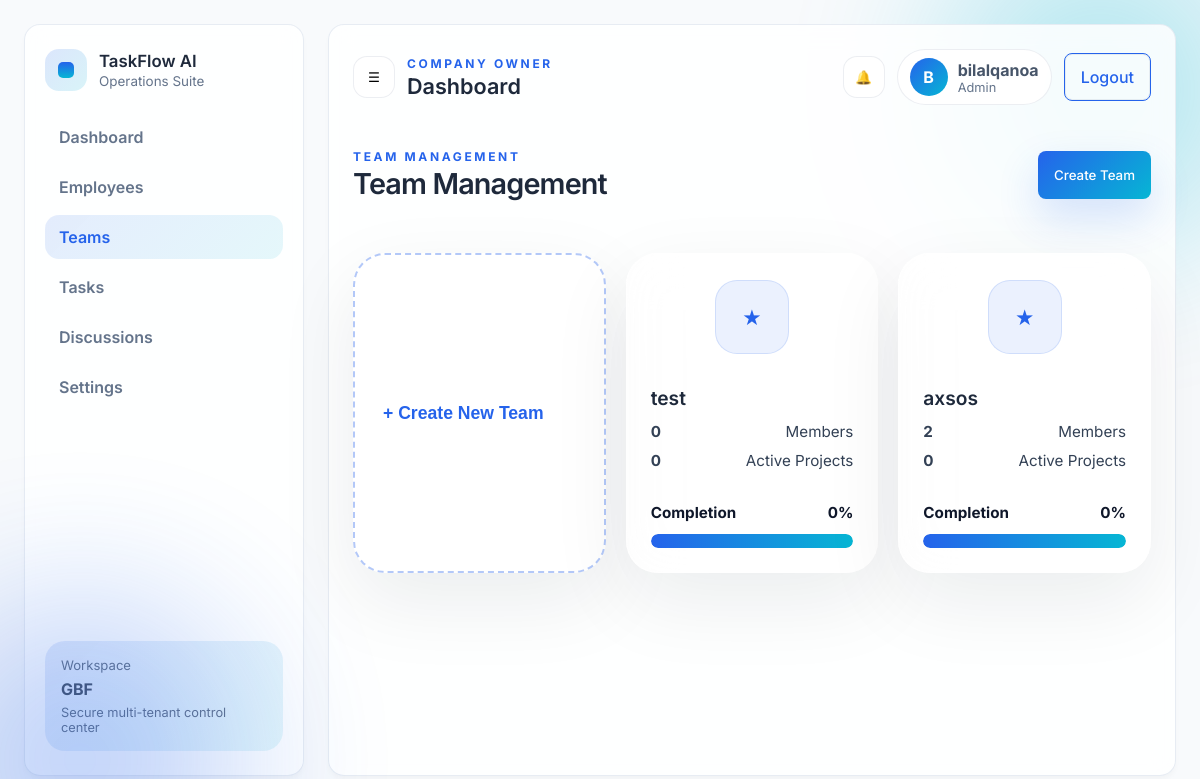
The page /dashboard/teams/ (signed in) on the database its author committed.
### companies/models.py (models this page shows, shortened)
class Company(models.Model):
    owner = models.OneToOneField(
        'accounts.User',
        on_delete=models.CASCADE,
        related_name='owned_company'
    )
    name = models.CharField(max_length=255)
    description = models.TextField(blank=True)
    logo = models.ImageField(upload_to='company_logos/', null=True, blank=True)
    website = models.URLField(blank=True)
    phone = models.CharField(max_length=30, blank=True)
    address = models.CharField(max_length=255, blank=True)
    created_at = models.DateTimeField(auto_now_add=True)
    class Meta:
        ordering = ['-created_at']

class Team(models.Model):
    name = models.CharField(max_length=255)
    company = models.ForeignKey(
        Company,
        on_delete=models.CASCADE,
        related_name='teams',
    )
    team_leader = models.ForeignKey(
        User,
        on_delete=models.SET_NULL,
        null=True,
        blank=True,
        related_name='led_teams',
    )
    members = models.ManyToManyField(
        User,
        through='TeamMembership',
        related_name='teams',
        blank=True,
    )
    created_at = models.DateTimeField(auto_now_add=True)
    class Meta:
        ordering = ['-created_at']

### accounts/models.py (models this page shows, shortened)
class User(AbstractUser):
    ROLE_CHOICES = [
        ('company', 'Company Owner'),
        ('team_leader', 'Team Leader'),
        ('member', 'Member'),
    ]
    INVITATION_STATUS_CHOICES = [
        ('pending', 'Pending'),
        ('active', 'Active'),
    ]
    role = models.CharField(max_length=20, choices=ROLE_CHOICES)
    job_title = models.CharField(max_length=120, blank=True, default='')
    invitation_status = models.CharField(
        max_length=20,
        choices=INVITATION_STATUS_CHOICES,
        default='active',
    )
    company = models.ForeignKey(
        'companies.Company',
        on_delete=models.SET_NULL,
        null=True,
        blank=True,
        related_name='users'
    )

### dashboard/views.py (the view)
# urls.py: path('teams/', views.TeamsListView.as_view(), name='teams'),
class TeamsListView(LoginRequiredMixin, ListView):
    model = Team
    template_name = 'dashboard/teams.html'
    context_object_name = 'teams'
    login_url = 'accounts:login'
    def dispatch(self, request, *args, **kwargs):
        team_leader_redirect = _redirect_team_leader(request, 'teams')
        if team_leader_redirect:
            return team_leader_redirect
        if not getattr(request.user, 'owned_company', None) and not getattr(request.user, 'company', None):
            return redirect('accounts:profile')
        return super().dispatch(request, *args, **kwargs)
    def get_queryset(self):
        company = getattr(self.request.user, 'owned_company', None) or getattr(self.request.user, 'company', None)
        if not company:
            return Team.objects.none()
        return (
            Team.objects.filter(company=company)
            .select_related('company', 'team_leader')
            .prefetch_related('members')
            .annotate(
                member_count=Count('members', distinct=True),
                active_projects_count=Value(0, output_field=IntegerField()),
            )
            .order_by('-created_at')
        )
    def get_context_data(self, **kwargs):
        context = super().get_context_data(**kwargs)
        company = getattr(self.request.user, 'owned_company', None) or getattr(self.request.user, 'company', None)
        form = kwargs.pop('form', None)
        if form is None:
            form = TeamNameForm()
        context.update({
            'company': company,
            'user': self.request.user,
            'form': form,
        })
        return context

### dashboard/views.py (called while the page is built, shortened)
def _redirect_team_leader(request, section='dashboard'):
    if getattr(request.user, 'role', None) != 'team_leader':
        return None

### templates/dashboard/teams.html (shortened to what this page needs)
{% extends 'dashboard/base.html' %}
{% load static %}
{% block content %}
<section class="teams-hero">
    <div>
        <p class="eyebrow">Team Management</p>
        <h1>Team Management</h1>
    </div>
    <div class="hero-actions">
        <button type="button" class="button-primary open-create-team-modal">Create Team</button>
    </div>
</section>
{% if teams %}
<section class="teams-grid">
    <article class="create-team-card">
        <button type="button" class="open-create-team-modal">+ Create New Team</button>
    </article>
    {% for team in teams %}
    <a href="{% url 'dashboard:team_detail' pk=team.pk %}" class="team-card-link">
        <article class="team-card">
            <div class="icon-shell">★</div>
            <div>
                <h3>{{ team.name }}</h3>
                <div class="team-meta">
                    <span><strong>{{ team.members.count }}</strong> Members</span>
                    <span><strong>{{ team.active_projects_count }}</strong> Active Projects</span>
                </div>
            </div>
            <div class="progress-group">
                <div class="progress-label">
                    <span>Completion</span>
                    <span>{{ team.progress|default:0 }}%</span>
                </div>
                <div class="progress-track" aria-label="Progress bar">
                    <div class="progress-fill" data-progress="{{ team.progress|default:0 }}"></div>
                </div>
            </div>
        </article>
    </a>
    {% endfor %}
</section>
{% endif %}
{% endblock content %}

### templates/dashboard/base.html (shortened to what this page needs)
{% load static %}
<!DOCTYPE html>
<html lang="en">
<head>
    <link rel="stylesheet" href="{% static 'css/global_theme.css' %}">
    <link rel="stylesheet" href="{% static 'css/dashboard.css' %}">
    <link rel="stylesheet" href="{% static 'css/teams.css' %}">
</head>
<body>
    <div class="dashboard-shell">
        <aside class="sidebar">
            <div class="brand-block">
                <div class="brand-mark"><span></span></div>
                <div>
                    <h1>TaskFlow AI</h1>
                    <p>Operations Suite</p>
                </div>
            </div>
            <nav class="nav-links">
                <a class="{% if request.resolver_match.url_name == 'dashboard' %}active{% endif %}"
                    href="{% url 'dashboard:dashboard' %}">Dashboard</a>
                <a class="{% if request.resolver_match.url_name == 'employees' %}active{% endif %}"
                    href="{% url 'dashboard:employees' %}">Employees</a>
                    <a class="{% if request.resolver_match.url_name == 'teams' or request.resolver_match.url_name == 'team_detail' %}active{% endif %}"
                    href="{% url 'dashboard:teams' %}">Teams</a>
                <a class="{% if request.resolver_match.url_name == 'tasks' %}active{% endif %}"
                    href="{% url 'dashboard:tasks' %}">Tasks</a>
                <a class="{% if request.resolver_match.url_name == 'discussions' or request.resolver_match.url_name == 'discussions_team' %}active{% endif %}"
                    href="{% url 'dashboard:discussions' %}">Discussions</a>
                <a class="{% if request.resolver_match.url_name == 'settings' %}active{% endif %}"
                    href="{% url 'dashboard:settings' %}">Settings</a>
            </nav>
            <div class="sidebar-card">
                <p>Workspace</p>
                <strong>{{ company.name }}</strong>
                <span>Secure multi-tenant control center</span>
            </div>
        </aside>
        <main class="main-panel">
            <header class="topbar">
                <div class="topbar-left">
                    <button class="icon-button" aria-label="Open menu">☰</button>
                    <div>
                        <p class="eyebrow">Company Owner</p>
                        <h2>Dashboard</h2>
                    </div>
                </div>
                <div class="topbar-right">
                    <button class="icon-button" aria-label="Notifications">🔔</button>
                    <div class="profile-pill">
                        <div class="avatar">{{ user.get_full_name|default:user.username|first|upper }}</div>
                        <div>
                            <strong>{{ user.get_full_name|default:user.username }}</strong>
                            <span>Admin</span>
                        </div>
                    </div>
                    <div class="nav-actions">
                        <a href="{% url 'accounts:logout' %}" class="button-secondary logout-link">Logout</a>
                    </div>
                </div>
            </header>
            {% block content %}{% endblock content %}
        </main>
    </div>
</body>
</html>

### static/css/global_theme.css (style rules this page uses)
:root { --primary-color: #2563EB; --primary-hover: #1D4ED8; --bg-light: #F8FAFC; --bg-dark: #0F172A; --text-heading: #1E293B; --text-body: #475569; --border-color: rgba(226, 232, 240, 0.8); --font-family-base: 'Inter', sans-serif; --glass-bg: rgba(255, 255, 255, 0.85); --glass-blur: blur(12px); --glass-border: 1px solid var(--border-color); --glass-radius: 1rem; --glass-shadow: 0 4px 6px -1px rgb(0 0 0 / 0.03); --input-radius: 0.5rem; --input-padding: 0.75rem 1rem; --input-bg: #F8FAFC; --focus-ring: 0 0 0 2px rgba(37, 99, 235, 0.2); --transition-fast: all 0.3s ease; }
body { font-family: var(--font-family-base) !important; background: var(--bg-light) !important; color: var(--text-body) !important; margin: 0; -webkit-font-smoothing: antialiased; }
h1, h2, h3, h4, h5, h6 { color: var(--text-heading); font-weight: 600; }
.card, .glass-panel, .dashboard-card, .sidebar, .team-leader-sidebar, .member-sidebar, .main-panel, .team-leader-panel, .member-main, .feature-card, .trust-card, .workflow-step, .board-column, .settings-panel, .profile-card { background: var(--glass-bg) !important; backdrop-filter: var(--glass-blur) !important; -webkit-backdrop-filter: var(--glass-blur) !important; border: var(--glass-border) !important; border-radius: var(--glass-radius) !important; box-shadow: var(--glass-shadow) !important; }
.button-primary, .btn-primary, .btn, button[type="submit"] { background-color: var(--primary-color) !important; color: #ffffff !important; border: none !important; border-radius: var(--input-radius) !important; padding: 0.5rem 1rem !important; font-family: var(--font-family-base) !important; font-weight: 500 !important; transition: var(--transition-fast) !important; cursor: pointer !important; display: inline-flex !important; align-items: center !important; justify-content: center !important; text-decoration: none !important; }
.button-secondary, .btn-secondary { background-color: transparent !important; color: var(--primary-color) !important; border: 1px solid var(--primary-color) !important; border-radius: var(--input-radius) !important; padding: 0.5rem 1rem !important; font-family: var(--font-family-base) !important; font-weight: 500 !important; transition: var(--transition-fast) !important; cursor: pointer !important; display: inline-flex !important; align-items: center !important; justify-content: center !important; text-decoration: none !important; }
a { color: var(--primary-color); text-decoration: none; transition: color var(--transition-fast); }
.nav-links a { color: var(--text-body); }
.nav-links a:hover, .nav-links a.active { color: var(--primary-color); }

### rows shown on the page
Company: name "GBF"
User: get_full_name|first "B", get_full_name "bilalqanoa"
Team: name "test", members.count "0", active_projects_count "0", progress "0"
Team: name "axsos", members.count "2", active_projects_count "0", progress "0"
